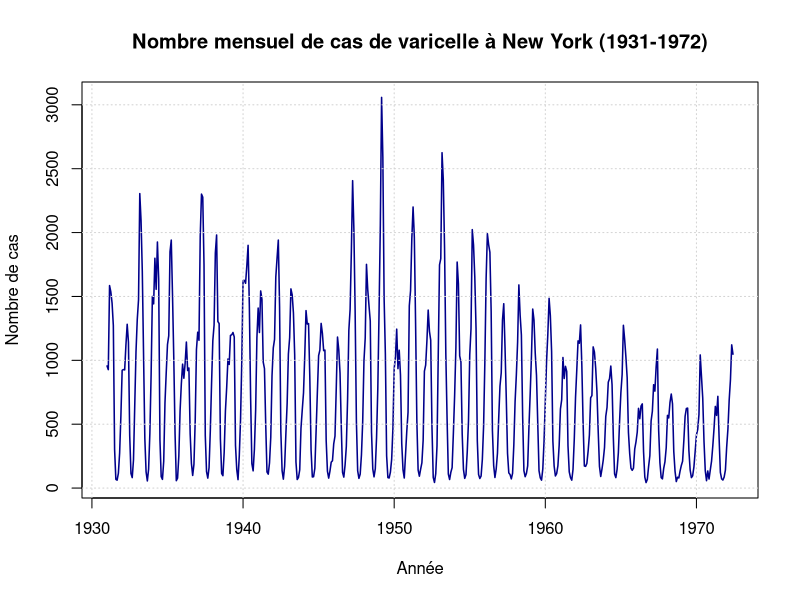
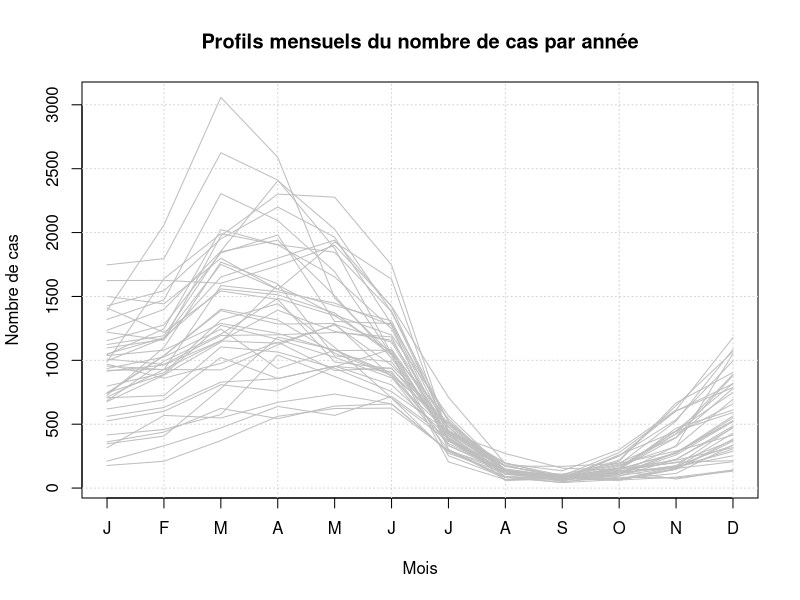
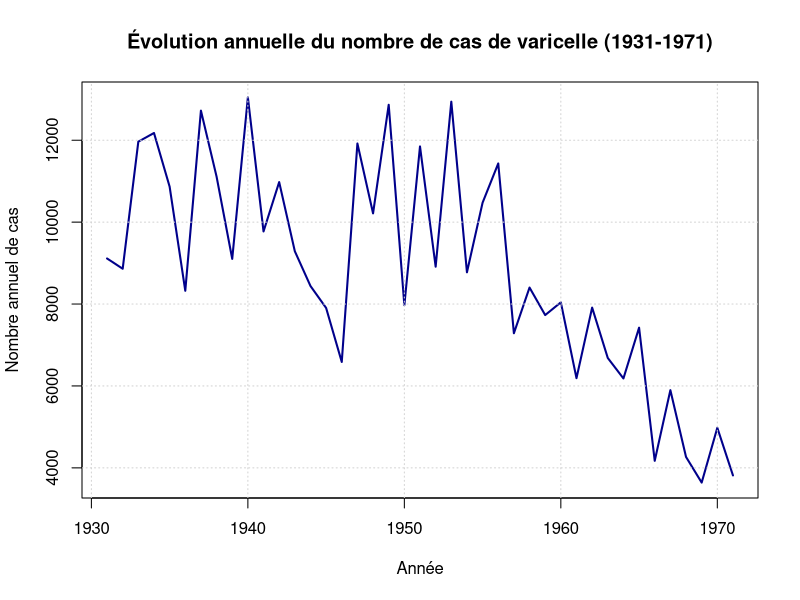
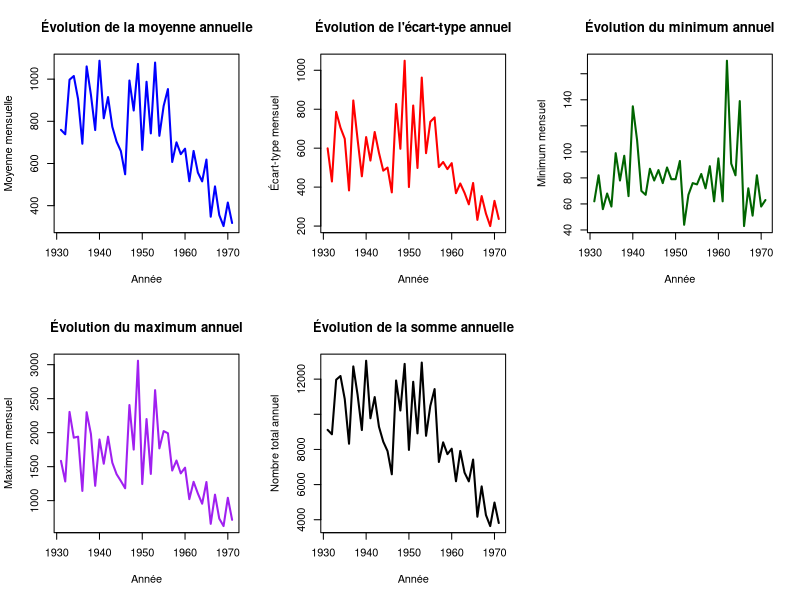
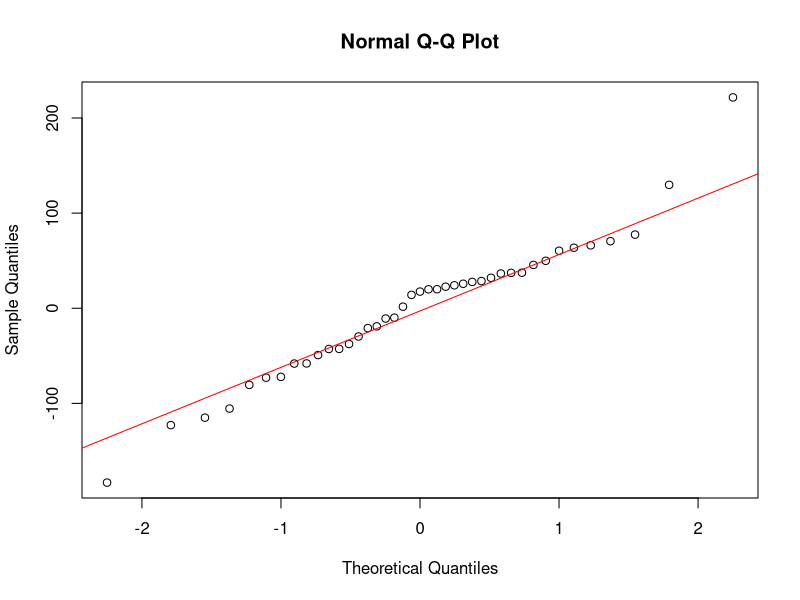
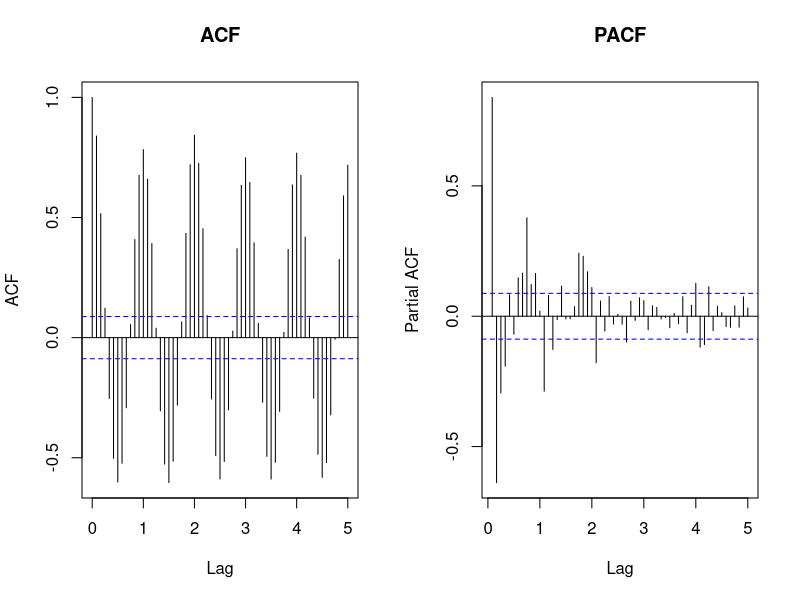
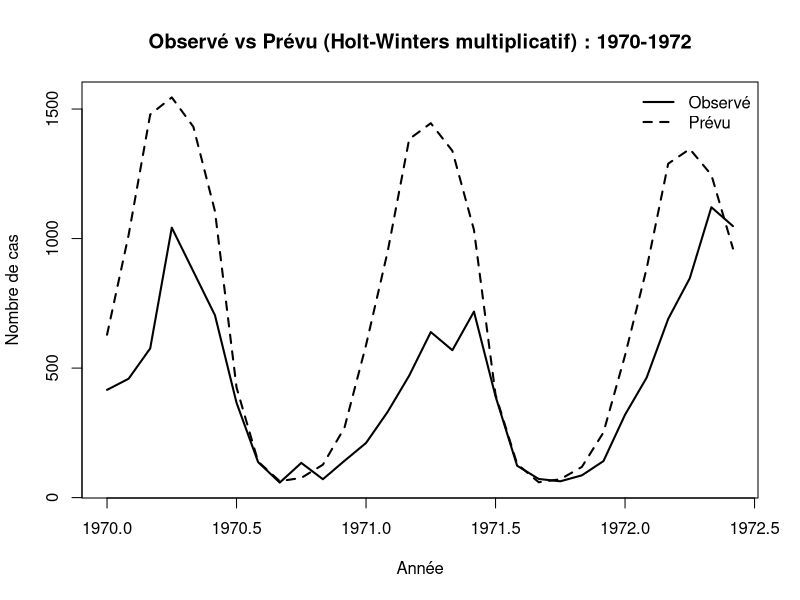
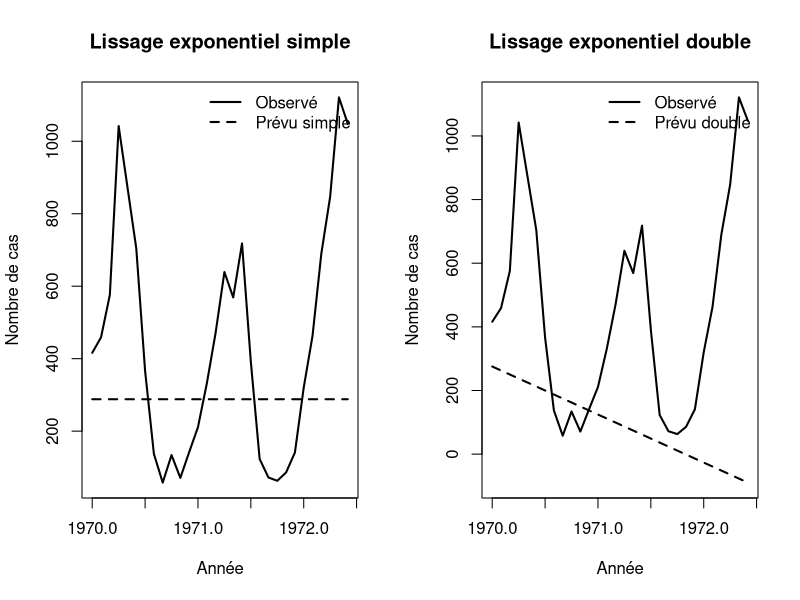

Write the R code that produced these figures, in order.
## ---- chunk 1
knitr::opts_chunk$set(
	echo = FALSE,
	message = FALSE,
	warning = FALSE, 
	fig.align = "center",
  fig.height = 4
)
## ---- chunk 2
# ############################################################
# Question 1 : chargement des données et création d'un objet ts
# ############################################################

# 1) Chargement du fichier
data <- read.csv2("varicelleb.csv", header = FALSE)

# Vérification rapide de la structure
str(data)
summary(data)

# 2) Transformation du tableau en vecteur chronologique
# t(data) permet de lire les données ligne par ligne (année après année)
data_vector <- as.numeric(unlist(t(data)))

# Suppression des valeurs manquantes (dernière année incomplète)
data_cleaned <- data_vector[!is.na(data_vector)]

# 3) Création de la série temporelle mensuelle
ts_data <- ts(data_cleaned,
              frequency = 12,        # 12 mois par an
              start = c(1931, 1),    # Janvier 1931
              end = c(1972, 6))      # Juin 1972

## ---- chunk 3
# Vérification
cat("L'objet ts_data est de classe :", class(ts_data), ".\n")

cat("La série débute en", start(ts_data)[1],
    "mois", start(ts_data)[2], ".\n")

cat("La série se termine en", end(ts_data)[1],
    "mois", end(ts_data)[2], ".\n")

cat("La fréquence est de", frequency(ts_data),
    "observations par an (périodicité mensuelle).\n")

cat("La série contient", length(ts_data),
    "observations au total.\n")
## ---- chunk 4
# Représentation graphique de la série
plot(ts_data,
     main = "Nombre mensuel de cas de varicelle à New York (1931-1972)",
     xlab = "Année",
     ylab = "Nombre de cas",
     col = "darkblue",
     lwd = 1.5)
grid()
## ---- chunk 5
# Transformation en matrice : 1 ligne = 1 année, 12 colonnes = 12 mois
# On exclut les 6 derniers mois de 1972 pour garder des années complètes

ts_complete <- window(ts_data, end = c(1971, 12))

mat_year <- matrix(ts_complete,
                   ncol = 12,
                   byrow = TRUE)
mois <- c("J", "F", "M", "A", "M", "J", "J", "A", "S", "O", "N", "D")

# Tracé des profils mensuels
matplot(1:12, t(mat_year),
        type = "l",
        lty = 1,
        col = "grey",
        xaxt = "n",
        xlab = "Mois",
        ylab = "Nombre de cas",
        main = "Profils mensuels du nombre de cas par année")
axis(1, at = 1:12, labels = mois)
grid()
## ---- chunk 6
# On conserve uniquement les années complètes (1931-1971)
ts_complete <- window(ts_data, end = c(1971, 12))

# Agrégation annuelle par somme
annual_cases <- aggregate(ts_complete, nfrequency = 1, FUN = sum)

# Visualisation
plot(annual_cases,
     type = "l",
     col = "darkblue",
     lwd = 2,
     xlab = "Année",
     ylab = "Nombre annuel de cas",
     main = "Évolution annuelle du nombre de cas de varicelle (1931-1971)")

grid()
## ---- chunk 7
# Conserver uniquement les années complètes
ts_complete <- window(ts_data, end = c(1971, 12))

# Conversion en matrice (1 ligne = 1 année, 12 colonnes = 12 mois)
mat_year <- matrix(ts_complete,
                   ncol = 12,
                   byrow = TRUE)

# Création du tableau de statistiques annuelles
annual_stats <- data.frame(
  Annee = 1931:1971,
  Moyenne = rowMeans(mat_year),
  Ecart_type = apply(mat_year, 1, sd),
  Minimum = apply(mat_year, 1, min),
  Maximum = apply(mat_year, 1, max),
  Somme = rowSums(mat_year)
)

# Affichage
head(annual_stats)

## ---- chunk 8
par(mfrow = c(2,3))

# Moyenne annuelle
plot(annual_stats$Annee, annual_stats$Moyenne,
     type = "l", col = "blue", lwd = 2,
     xlab = "Année", ylab = "Moyenne mensuelle",
     main = "Évolution de la moyenne annuelle")

# Ecart-type annuel
plot(annual_stats$Annee, annual_stats$Ecart_type,
     type = "l", col = "red", lwd = 2,
     xlab = "Année", ylab = "Écart-type mensuel",
     main = "Évolution de l'écart-type annuel")

# Minimum annuel
plot(annual_stats$Annee, annual_stats$Minimum,
     type = "l", col = "darkgreen", lwd = 2,
     xlab = "Année", ylab = "Minimum mensuel",
     main = "Évolution du minimum annuel")

# Maximum annuel
plot(annual_stats$Annee, annual_stats$Maximum,
     type = "l", col = "purple", lwd = 2,
     xlab = "Année", ylab = "Maximum mensuel",
     main = "Évolution du maximum annuel")

# Somme annuelle
plot(annual_stats$Annee, annual_stats$Somme,
     type = "l", col = "black", lwd = 2,
     xlab = "Année", ylab = "Nombre total annuel",
     main = "Évolution de la somme annuelle")

plot.new()
par(mfrow = c(1,1))
## ---- chunk 9
summary(annual_stats)
## ---- chunk 10
# Modèle de régression linéaire
model_reg <- lm(Ecart_type ~ Moyenne, data = annual_stats)
## ---- chunk 11
summary(model_reg)
anova(model_reg)
# Graphique QQ-plot
qqnorm(residuals(model_reg))
qqline(residuals(model_reg), col = "red")
# Test de Shapiro-Wilk
shapiro.test(residuals(model_reg))
## ---- chunk 12
# ACF
par(mfrow=c(1,2))
acf(ts_data,
    main = "ACF", 
    lag.max = 60)

# PACF
pacf(ts_data,
     main = "PACF", 
     lag.max = 60)
par(mfrow=c(1,1))
## ---- chunk 13

############################################################
# Holt-Winters multiplicative seasonal smoothing + evaluation
# Train: 1931-01 to 1969-12
# Test : 1970-01 to 1972-06 (available data)
#############################################################

# 1) Split train / test
train <- window(ts_data, end = c(1969, 12))
test  <- window(ts_data, start = c(1970, 1))  # goes until 1972-06 in your dataset

h <- length(test)  # forecast horizon in months

# 2) Fit Holt-Winters multiplicative model
# Note: multiplicative seasonality requires strictly positive values
model_hw_mul <- HoltWinters(train, seasonal = "mul")

# 3) Forecast the test period
fc <- predict(model_hw_mul, n.ahead = h)

# 4) Compute forecast errors on the test set
err <- as.numeric(test) - as.numeric(fc)

# Squared error (per time point)
se <- err^2

# Quadratic error (sum of squared errors)
EQ <- sum(se)

# Mean quadratic error
EQM <- mean(se)

# Display results 
cat("Horizon de prévision (mois) :", h, "\n")
cat("Erreur quadratique (EQ = somme des erreurs au carré) :", round(EQ, 2), "\n")
cat("Erreur quadratique moyenne (EQM) :", round(EQM, 2), "\n")
## ---- chunk 14
# Série observée (1970-01 à 1972-06)
obs_test <- window(ts_data, start = c(1970, 1))

# Prévisions
prev_test <- ts(fc, start = c(1970, 1), frequency = 12)

# Définition des bornes Y en prenant le max des deux séries
ylim_range <- range(c(obs_test, prev_test))

# Tracé corrigé
plot(obs_test,
     type = "l",
     lwd = 2,
     ylim = ylim_range,
     xlab = "Année",
     ylab = "Nombre de cas",
     main = "Observé vs Prévu (Holt-Winters multiplicatif) : 1970-1972")

lines(prev_test, lwd = 2, lty = 2)

legend("topright",
       legend = c("Observé", "Prévu"),
       lwd = 2,
       lty = c(1, 2),
       bty = "n")
## ---- chunk 15
# ##############################
# 1) LISSAGE EXPONENTIEL SIMPLE
# ##############################

model_simple <- HoltWinters(train,
                            beta = FALSE,
                            gamma = FALSE)

fc_simple <- predict(model_simple, n.ahead = h)

err_simple <- as.numeric(test) - as.numeric(fc_simple)
EQ_simple <- sum(err_simple^2)
EQM_simple <- mean(err_simple^2)

cat("EQ simple :", round(EQ_simple, 2), "\n")
cat("EQM simple :", round(EQM_simple, 2), "\n")

# ##############################
# 2) LISSAGE EXPONENTIEL DOUBLE
# ##############################

model_double <- HoltWinters(train,
                            gamma = FALSE)

fc_double <- predict(model_double, n.ahead = h)

err_double <- as.numeric(test) - as.numeric(fc_double)
EQ_double <- sum(err_double^2)
EQM_double <- mean(err_double^2)

cat("EQ double :", round(EQ_double, 2), "\n")
cat("EQM double :", round(EQM_double, 2), "\n")
## ---- chunk 16
par(mfrow=c(1,2))
prev_simple <- ts(fc_simple, start = c(1970, 1), frequency = 12)
ylim_range <- range(c(obs_test, prev_simple))

plot(obs_test,
     type = "l",
     lwd = 2,
     ylim = ylim_range,
     main = "Lissage exponentiel simple",
     xlab = "Année",
     ylab = "Nombre de cas")

lines(prev_simple, lwd = 2, lty = 2)
legend("topright", legend = c("Observé", "Prévu simple"),
       lwd = 2, lty = c(1,2), bty = "n")

prev_double <- ts(fc_double, start = c(1970, 1), frequency = 12)
ylim_range <- range(c(obs_test, prev_double))

plot(obs_test,
     type = "l",
     lwd = 2,
     ylim = ylim_range,
     main = "Lissage exponentiel double",
     xlab = "Année",
     ylab = "Nombre de cas")

lines(prev_double, lwd = 2, lty = 2)
legend("topright", legend = c("Observé", "Prévu double"),
       lwd = 2, lty = c(1,2), bty = "n")
par(mfrow=c(1,1))
## ---- chunk 17
data(co2)
cat("L'objet co2 est de classe :", class(co2), ".\n")

cat("La série débute en", start(co2)[1],
    "mois", start(co2)[2], ".\n")

cat("La série se termine en", end(co2)[1],
    "mois", end(co2)[2], ".\n")

cat("La fréquence est de", frequency(co2),
    "observations par an (périodicité mensuelle).\n")

cat("La série contient", length(co2),
    "observations au total.\n")
## ---- chunk 18
plot(co2,
     type = "l",
     lwd = 2,
     xlab = "Année",
     ylab = "Concentration de CO2 (ppm)",
     main = "Concentration mensuelle de CO2 - Mauna Loa (1959-1997)")
## ---- chunk 19
# Découpage : apprentissage 1959-1989, test 1990-1997
co2_train <- window(co2, start = c(1959, 1), end = c(1989, 12))
co2_test  <- window(co2, start = c(1990, 1), end = c(1997, 12))

hw_model <- HoltWinters(co2_train, seasonal = "additive")
# Prédiction sur 8 ans (96 mois) = période 1990-1997
pred_validation <- predict(hw_model, n.ahead = 96, prediction.interval = TRUE)
## ---- chunk 20
# Visualisation de la validation
plot(hw_model,
     predicted.values = pred_validation,
     main = "Validation Holt-Winters : prédiction 1990-1997",
     ylab = "CO2 (ppm)", xlab = "Année")
lines(co2_test, col = "red", lwd = 2)
legend("topleft",
       legend = c("Données réelles (test)", "Prédiction", "IC 95%"),
       col = c("red", "blue", "grey"),
       lwd = c(2, 1, 1))

# Calcul des erreurs de prédiction
erreurs <- co2_test - pred_validation[, "fit"]

errors <- as.numeric(co2_test) - as.numeric(pred_validation)

EQ  <- sum(errors^2)
EQM <- mean(errors^2)
cat("EQ  :", round(EQ, 3), "\n")
cat("EQM :", round(EQM, 3), "\n")
cat("RMSE validation :", round(sqrt(mean(erreurs^2)), 4), "ppm\n")
cat("MAE  validation :", round(mean(abs(erreurs)), 4), "ppm\n")
## ---- chunk 21
# On ré-entraîne sur l'ensemble de la série (1959-1997)
hw_final <- HoltWinters(co2, seasonal = "additive")

# Prédiction sur 6 ans (72 mois) à partir de janvier 1998
# pour couvrir jusqu'en décembre 2003
pred_future <- predict(hw_final, n.ahead = 72, prediction.interval = TRUE)

# Extraction de la fenêtre 1993-2003 pour la visualisation
co2_depuis1993 <- window(co2, start = c(1993, 1))

# Graphique final
plot(co2_depuis1993,
     xlim = c(1993, 2004),
     ylim = c(355, 395),
     main = "Prédiction CO2 : 1998-2003 (Holt-Winters additif)",
     ylab = "CO2 (ppm)", xlab = "Année",
     col = "steelblue", lwd = 1.5)
lines(pred_future[, "fit"],   col = "darkgreen", lwd = 2)
lines(pred_future[, "upr"],   col = "grey50",    lty = 2)
lines(pred_future[, "lwr"],   col = "grey50",    lty = 2)
legend("topleft",
       legend = c("Données réelles (1993-1997)",
                  "Prédiction (1998-2003)",
                  "Intervalle de confiance 95%"),
       col = c("steelblue", "darkgreen", "grey50"),
       lwd = c(1.5, 2, 1), lty = c(1, 1, 2))
## ---- chunk 22
# ############################################################
# Validation a posteriori : prédictions vs données réelles 1998-2003

# 1. Charger les données réelles 1998-2003 depuis le fichier txt
co2_raw <- read.table("maunaloa2Co2.txt", header = TRUE)
co2_raw[co2_raw == -99.99] <- NA
co2_real_2003 <- subset(co2_raw, Year >= 1998 & Year <= 2003)
co2_monthly_real <- as.numeric(t(as.matrix(co2_real_2003[, 2:13])))
co2_ts_real <- ts(co2_monthly_real, start = c(1998, 1), frequency = 12)
# 2. Graphique : prédictions vs réel
plot(pred_future[, "fit"],
     col = "darkgreen", lwd = 2,
     ylim = c(360, 385),
     main = "Validation a posteriori : Holt-Winters vs données réelles (1998-2003)",
     ylab = "CO2 (ppm)", xlab = "Année")
lines(pred_future[, "upr"], col = "grey50", lty = 2)
lines(pred_future[, "lwr"], col = "grey50", lty = 2)
lines(co2_ts_real, col = "red", lwd = 2)
legend("topleft",
       legend = c("Données réelles (1998-2003)", "Prédiction HW", "IC 95%"),
       col = c("red", "darkgreen", "grey50"),
       lwd = c(2, 2, 1), lty = c(1, 1, 2))

# 3. Métriques de performance sur 1998-2003
# Aligner les deux séries (gérer les éventuels NA)
fit_vals  <- as.numeric(pred_future[, "fit"])
real_vals <- as.numeric(co2_ts_real)

idx <- !is.na(real_vals) & !is.na(fit_vals) # Ne garder que les positions sans NA
erreurs_post <- real_vals[idx] - fit_vals[idx]

rmse <- sqrt(mean(erreurs_post^2))
mae  <- mean(abs(erreurs_post))
mape <- mean(abs(erreurs_post / real_vals[idx])) * 100
biais <- mean(erreurs_post)

cat("Validation a posteriori (1998-2003) : ")
cat("RMSE :", round(rmse, 4), "ppm\n")
cat("MAE  :", round(mae,  4), "ppm\n")
cat("MAPE :", round(mape, 4), "%\n")
cat("Biais:", round(biais, 4), "ppm\n")

# 4. Graphique des résidus de prédiction
residus_ts <- ts(erreurs_post, start = c(1998, 1), frequency = 12)
plot(residus_ts,
     col = "steelblue", lwd = 1.5,
     main = "Résidus de prédiction post-validation (1998-2003)",
     ylab = "Erreur (ppm)", xlab = "Année")
abline(h = 0, col = "red", lty = 2, lwd = 2)
abline(h =  2, col = "grey40", lty = 3)
abline(h = -2, col = "grey40", lty = 3)
